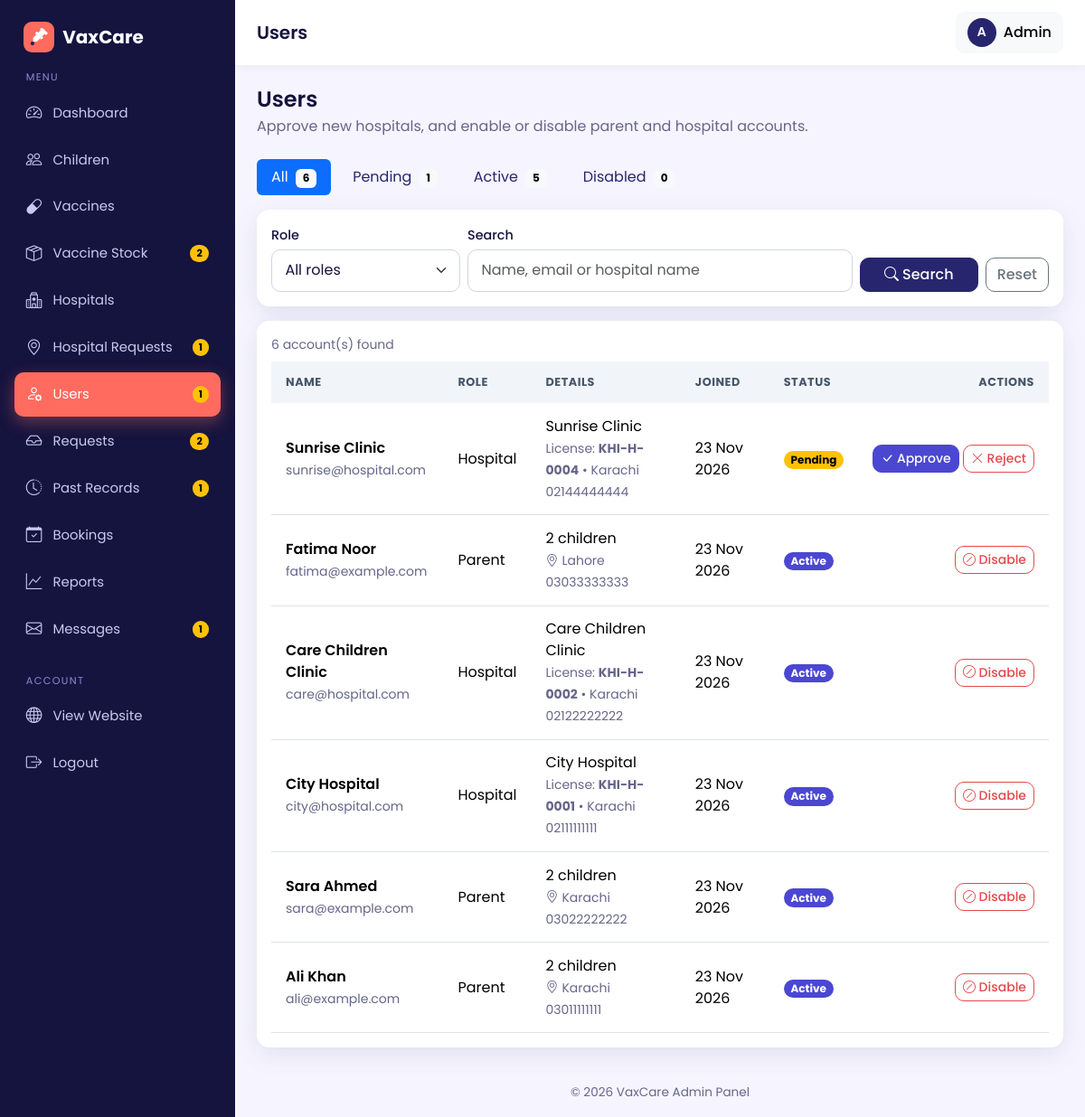
The page /admin/users.php (signed in) on the database its author committed.
### tables this page shows
CREATE TABLE users (
  id INT AUTO_INCREMENT PRIMARY KEY,
  name VARCHAR(100) NOT NULL,
  email VARCHAR(120) NOT NULL UNIQUE,
  password VARCHAR(255) NOT NULL,           
  phone VARCHAR(20),
  role ENUM('admin','parent','hospital') NOT NULL,
  status ENUM('active','pending','disabled') NOT NULL DEFAULT 'active',   
  failed_logins INT NOT NULL DEFAULT 0,                                   
  locked_until DATETIME NULL,                                             
  city VARCHAR(80) NULL,                                                  
  address VARCHAR(255) NULL,                                              
  created_at TIMESTAMP DEFAULT CURRENT_TIMESTAMP
);

### admin/users.php (the view, shortened to what this page needs)
<?php
require_once __DIR__ . '/../config/db.php';
$roleF   = in_array($_GET['role'] ?? '', ['parent', 'hospital'], true) ? $_GET['role'] : '';
$statusF = in_array($_GET['status'] ?? '', ['active', 'pending', 'disabled'], true) ? $_GET['status'] : '';
$q       = mb_substr(trim($_GET['q'] ?? ''), 0, 60);
$where  = ["u.role <> 'admin'"];
$params = [];
$whereSql = ' WHERE ' . implode(' AND ', $where);
$from     = ' FROM users u LEFT JOIN hospitals h ON h.user_id = u.id';
$counts = $pdo->query("SELECT status, COUNT(*) FROM users WHERE role <> 'admin' GROUP BY status")->fetchAll(PDO::FETCH_KEY_PAIR);
$counts['all'] = array_sum($counts);
$stmt = $pdo->prepare('SELECT COUNT(*)' . $from . $whereSql);
$stmt->execute($params);
$p = paginate((int)$stmt->fetchColumn(), 10, $_GET['page'] ?? 1);
$stmt = $pdo->prepare(
    "SELECT u.id, u.name, u.email, u.phone, u.role, u.status, u.created_at, u.city, h.hospital_name, h.license_no, h.location AS hospital_city,
            (SELECT COUNT(*) FROM children c WHERE c.parent_id = u.id) AS children_count"
    . $from . $whereSql
    . " ORDER BY (u.status = 'pending') DESC, u.created_at DESC, u.id DESC"
    . ' LIMIT ' . (int)$p['per_page'] . ' OFFSET ' . (int)$p['offset']
);
$stmt->execute($params);
$users = $stmt->fetchAll();
require_once __DIR__ . '/../includes/admin_header.php';
?>
<div class="mb-4">
  <h4 class="mb-1">Users</h4>
  <p class="text-muted mb-0">Approve new hospitals, and enable or disable parent and hospital accounts.</p>
</div>
<ul class="nav nav-pills mb-3 gap-2">
  <?php foreach (['' => 'All', 'pending' => 'Pending', 'active' => 'Active', 'disabled' => 'Disabled'] as $key => $label): ?>
    <li class="nav-item">
      <a class="nav-link <?= $statusF === $key ? 'active' : '' ?>"
         href="?<?= e(http_build_query(array_filter(['status' => $key, 'role' => $roleF, 'q' => $q], fn($v) => $v !== ''))) ?>">
        <?= $label ?> <span class="badge text-bg-light ms-1"><?= (int)($key === '' ? $counts['all'] : ($counts[$key] ?? 0)) ?></span>
      </a>
    </li>
  <?php endforeach; ?>
</ul>
<div class="card mb-3">
  <div class="card-body">
    <form method="get" class="row g-2 align-items-end">
      <div class="col-md-3">
        <label for="role" class="form-label small mb-1">Role</label>
        <select class="form-select" id="role" name="role">
          <option value="">All roles</option>
        </select>
      </div>
      <div class="col-md-6">
        <label for="q" class="form-label small mb-1">Search</label>
        <input type="search" class="form-control" id="q" name="q" value="<?= e($q) ?>" placeholder="Name, email or hospital name">
      </div>
      <div class="col-md-3 d-flex gap-2">
        <button type="submit" class="btn btn-primary flex-fill"><i class="bi bi-search me-1"></i>Search</button>
        <a href="<?= BASE_URL ?>/admin/users.php" class="btn btn-outline-secondary">Reset</a>
      </div>
    </form>
  </div>
</div>
<div class="card">
  <div class="card-body">
    <div class="text-muted small mb-2"><?= (int)$p['total'] ?> account(s) found</div>
    <div class="table-responsive">
      <table class="table table-hover table-stack mb-0">
        <thead>
          <tr><th>Name</th><th>Role</th><th>Details</th><th>Joined</th><th>Status</th><th class="text-end">Actions</th></tr>
        </thead>
        <tbody>
          <?php foreach ($users as $u): ?>
            <tr>
              <td data-label="Name">
                <div class="fw-semibold"><?= e($u['name']) ?></div>
                <small class="text-muted"><?= e($u['email']) ?></small>
              </td>
              <td data-label="Role"><?= e(ucfirst($u['role'])) ?></td>
              <td data-label="Details">
                <?php if ($u['role'] === 'hospital'): ?>
                  <?= e($u['hospital_name'] ?: '-') ?>
                  <div><small class="text-muted">License: <strong><?= e($u['license_no'] ?: 'not given') ?></strong> &bull; <?= e($u['hospital_city'] ?: '-') ?></small></div>
                <?php else: ?>
                  <?= (int)$u['children_count'] ?> child<?= (int)$u['children_count'] === 1 ? '' : 'ren' ?>
                  <div><small class="text-muted"><i class="bi bi-geo-alt me-1"></i><?= e($u['city'] ?: 'City not given') ?></small></div>
                <?php endif; ?>
                <div><small class="text-muted"><?= e($u['phone']) ?></small></div>
              </td>
              <td data-label="Joined"><?= format_date($u['created_at']) ?></td>
              <td data-label="Status"><?= status_badge($u['status']) ?></td>
              <td class="text-end text-nowrap">
                <?php
                  $actions = [];
                  if ($u['status'] === 'pending')  { $actions = ['approve' => ['success', 'bi-check-lg', 'Approve'], 'disable' => ['outline-danger', 'bi-x-lg', 'Reject']]; }
                  if ($u['status'] === 'active')   { $actions = ['disable' => ['outline-danger', 'bi-slash-circle', 'Disable']]; }
                ?>
                <?php foreach ($actions as $act => [$btn, $icon, $label]): ?>
                  <form method="post" action="<?= BASE_URL ?>/admin/user_action.php" class="d-inline">
                    <button type="submit" class="btn btn-sm btn-<?= $btn ?>"
                            <?= $act === 'disable' ? 'data-confirm="' . e($label . ' ' . $u['name'] . '?') . '"' : '' ?>>
                      <i class="bi <?= $icon ?>"></i> <?= $label ?>
                    </button>
                  </form>
                <?php endforeach; ?>
              </td>
            </tr>
          <?php endforeach; ?>
        </tbody>
      </table>
    </div>
  </div>
</div>
<?php require_once __DIR__ . '/../includes/admin_footer.php'; ?>

### includes/functions.php (shortened to what this page needs)
<?php
function e($text)
{
    return htmlspecialchars((string)$text, ENT_QUOTES, 'UTF-8');
}
function format_date($date)
{
    return $date ? date('d M Y', strtotime($date)) : '-';
}
function status_badge($status)
{
    $map = [
        'pending'        => ['warning', 'Pending'],
        'approved'       => ['success', 'Approved'],
        'rejected'       => ['danger',  'Rejected'],
        'vaccinated'     => ['success', 'Vaccinated'],
        'not_vaccinated' => ['secondary', 'Not Vaccinated'],
        'available'      => ['success', 'Available'],
        'unavailable'    => ['danger',  'Unavailable'],
        'active'         => ['success', 'Active'],
        'disabled'       => ['danger',  'Disabled'],
        'verified'       => ['success', 'Verified'],
    ];
    [$color, $label] = $map[$status] ?? ['secondary', ucfirst($status)];
    return '<span class="badge rounded-pill text-bg-' . $color . '">' . $label . '</span>';
}
function asset($path)
{
    $path = ltrim($path, '/');
    $file = __DIR__ . '/../assets/' . $path;
    $version = file_exists($file) ? filemtime($file) : time();
    return BASE_URL . '/assets/' . $path . '?v=' . $version;
}
function head_assets()
{
    echo '<link href="https://cdn.jsdelivr.net/npm/bootstrap@5.3.3/dist/css/bootstrap.min.css" rel="stylesheet">' . "\n  ";
    echo '<link href="https://cdn.jsdelivr.net/npm/bootstrap-icons@1.11.3/font/bootstrap-icons.css" rel="stylesheet">' . "\n  ";
    echo '<link href="' . asset('css/style.css') . '" rel="stylesheet">' . "\n";
}
function paginate($total, $perPage, $page)
{
    $perPage = max(1, (int)$perPage);
    $pages   = max(1, (int)ceil($total / $perPage));
    $page    = max(1, min((int)$page, $pages));
    return ['page' => $page, 'pages' => $pages, 'offset' => ($page - 1) * $perPage, 'per_page' => $perPage, 'total' => (int)$total];
}
function render_flash($flash)
{
    $types = [
        'success' => ['bi-check-circle-fill',         'Success'],
        'danger'  => ['bi-x-octagon-fill',            'Error'],
        'warning' => ['bi-exclamation-triangle-fill', 'Attention'],
        'info'    => ['bi-info-circle-fill',          'Info'],
    ];
    $type = isset($types[$flash['type']]) ? $flash['type'] : 'info';
    [$icon, $title] = $types[$type];
    $delays = ['success' => 1800, 'info' => 2200, 'warning' => 2800, 'danger' => 3200];
    $ms     = $delays[$type];
    return '<div class="toast-container toast-pos position-fixed end-0 p-3">'
         . '<div class="toast toast-vax toast-' . $type . '" role="alert" aria-live="assertive" aria-atomic="true" data-bs-delay="' . $ms . '" style="--dur:' . ($ms / 1000) . 's">'
         .   '<div class="d-flex align-items-start gap-3 p-3">'
         .     '<i class="bi ' . $icon . ' toast-ico"></i>'
         .     '<div class="flex-fill"><div class="fw-semibold">' . $title . '</div>'
         .     '<div class="small text-muted">' . e($flash['message']) . '</div></div>'
         .     '<button type="button" class="btn-close" data-bs-dismiss="toast" aria-label="Close"></button>'
         .   '</div>'
         .   '<div class="bar"></div>'
         . '</div></div>';
}

### assets/css/style.css (style rules this page uses)
:root { --brand: #27256e; --brand-dark: #1c1b57; --brand-light: #e8e7ff; --accent: #2563eb; --bg: #f6f5ff; --text: #1f2937; --muted: #6b7280; --radius: 14px; --shadow: 0 6px 24px rgba(39,37,110, 0.10); --bs-primary: #27256e; --bs-primary-rgb: 39, 37, 110; --bs-link-color: #27256e; --bs-link-hover-color: #1c1b57; --bs-body-font-family: 'Poppins', system-ui, sans-serif; --bs-body-color: var(--text); }
html { scroll-behavior: smooth; }
body { font-family: 'Poppins', system-ui, sans-serif; background: var(--bg); color: var(--text); min-height: 100vh; display: flex; flex-direction: column; }
h1, h2, h3, h4, h5, h6 { font-weight: 600; color: #0f172a; }
.text-muted { color: var(--muted) !important; }
.btn { border-radius: 10px; font-weight: 500; transition: all .2s ease; }
.btn-primary { --bs-btn-bg: var(--brand); --bs-btn-border-color: var(--brand); --bs-btn-hover-bg: var(--brand-dark); --bs-btn-hover-border-color: var(--brand-dark); --bs-btn-active-bg: var(--brand-dark); --bs-btn-active-border-color: var(--brand-dark); --bs-btn-disabled-bg: var(--brand); --bs-btn-disabled-border-color: var(--brand); }
.card { border: 0; border-radius: var(--radius); box-shadow: var(--shadow); }
.form-control, .form-select { border-radius: 10px; padding: .65rem .9rem; border: 1px solid #d1d5db; }
.form-label { font-weight: 500; font-size: .9rem; }
.table thead th { background: #f1f5f9; font-size: .8rem; text-transform: uppercase; letter-spacing: .04em; color: #475569; border-bottom: 0; white-space: nowrap; }
.table > :not(caption) > * > * { padding: .85rem 1rem; vertical-align: middle; }
body.admin-body { display: block; background: var(--bg); }
:root { --bs-primary-bg-subtle: #e8e7ff; --bs-primary-text-emphasis: #27256e; }
html { scroll-padding-top: 80px; }
.toast-pos { top: 76px; z-index: 1100; }
:root { --brand: #27256e; --brand-dark: #1c1b57; --brand-light: #e8e7ff; --indigo: #4b47d1; --coral: #ff6b5e; --coral-dark: #e9554a; --teal: #2a9df4; --bg: #f6f5ff; --text: #14133d; --muted: #66668a; --navy-deep: #15143f; --shadow: 0 8px 28px rgba(39,37,110,.10); --bs-primary: #27256e; --bs-primary-rgb: 39, 37, 110; --bs-link-color: #27256e; --bs-link-hover-color: #1c1b57; --bs-primary-bg-subtle: #e8e7ff; --bs-primary-text-emphasis: #27256e; --bs-body-color: #14133d; }
h1, h2, h3, h4, h5, h6 { color: var(--text); }
:root { --teal: #2a9df4; --bs-success: #4b47d1; --bs-success-rgb: 75, 71, 209; --bs-success-bg-subtle: #e8e7ff; --bs-success-border-subtle: #c9c7ff; --bs-success-text-emphasis: #27256e; --bs-danger: #e5484d; --bs-danger-rgb: 229, 72, 77; --bs-danger-bg-subtle: #ffe6e7; --bs-danger-border-subtle: #ffc9cb; --bs-danger-text-emphasis: #8f1d22; --bs-info: #2a9df4; --bs-info-rgb: 42, 157, 244; --bs-info-bg-subtle: #e3f3ff; --bs-info-border-subtle: #b9e0fc; --bs-info-text-emphasis: #0c5a96; }
.btn { font-weight: 500; }
.btn-success { --bs-btn-color: #fff; --bs-btn-bg: #4b47d1; --bs-btn-border-color: #4b47d1; --bs-btn-hover-color: #fff; --bs-btn-hover-bg: #3b37b8; --bs-btn-hover-border-color: #3b37b8; --bs-btn-active-color: #fff; --bs-btn-active-bg: #3b37b8; --bs-btn-active-border-color: #3b37b8; --bs-btn-disabled-bg: #4b47d1; --bs-btn-disabled-border-color: #4b47d1; }
.btn-outline-danger { --bs-btn-color: #e5484d; --bs-btn-border-color: #e5484d; --bs-btn-hover-bg: #e5484d; --bs-btn-hover-border-color: #e5484d; --bs-btn-active-bg: #e5484d; --bs-btn-active-border-color: #e5484d; }

### rows shown on the page
users: name "Sunrise Clinic", email "sunrise@hospital.com", role "Hospital", hospital_name "Sunrise Clinic", license_no "KHI-H-0004", hospital_city "Karachi", phone "02144444444", created_at "23 Nov 2026", label "Pending", label "Approve", label "Reject"
users: name "Fatima Noor", email "fatima@example.com", role "Parent", children_count "2", city "Lahore", phone "03033333333", created_at "23 Nov 2026", label "Active", label "Disable"
users: name "Care Children Clinic", email "care@hospital.com", role "Hospital", hospital_name "Care Children Clinic", license_no "KHI-H-0002", hospital_city "Karachi", phone "02122222222", created_at "23 Nov 2026", label "Active", label "Disable"
users: name "City Hospital", email "city@hospital.com", role "Hospital", hospital_name "City Hospital", license_no "KHI-H-0001", hospital_city "Karachi", phone "02111111111", created_at "23 Nov 2026", label "Active", label "Disable"
users: name "Sara Ahmed", email "sara@example.com", role "Parent", children_count "2", city "Karachi", phone "03022222222", created_at "23 Nov 2026", label "Active", label "Disable"
users: name "Ali Khan", email "ali@example.com", role "Parent", children_count "2", city "Karachi", phone "03011111111", created_at "23 Nov 2026", label "Active", label "Disable"

### other values the page prints
APP_NAME "VaxCare"
$label "Dashboard"
$label "Children"
$label "Vaccines"
$label "Vaccine Stock"
$badges[$file] "2"
$label "Hospitals"
$label "Hospital Requests"
$badges[$file] "1"
$label "Users"
$label "Requests"
$label "Past Records"
$label "Bookings"
$label "Reports"
$label "Messages"
